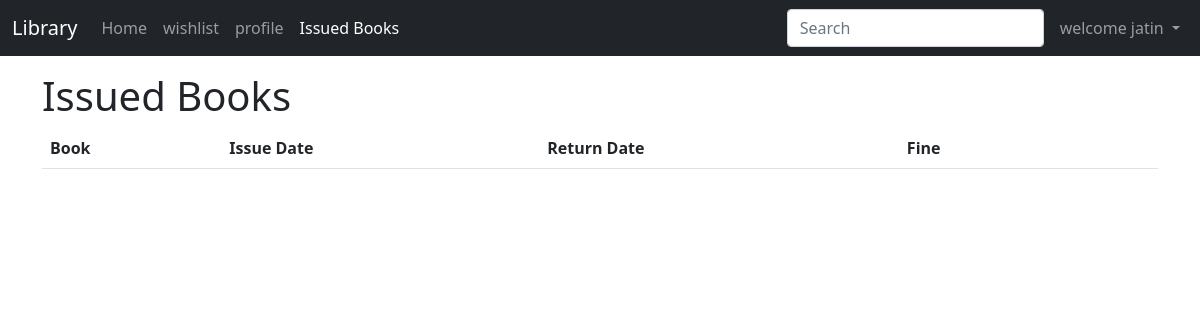
The page /student/issued/ (signed in) on the database as committed earlier.
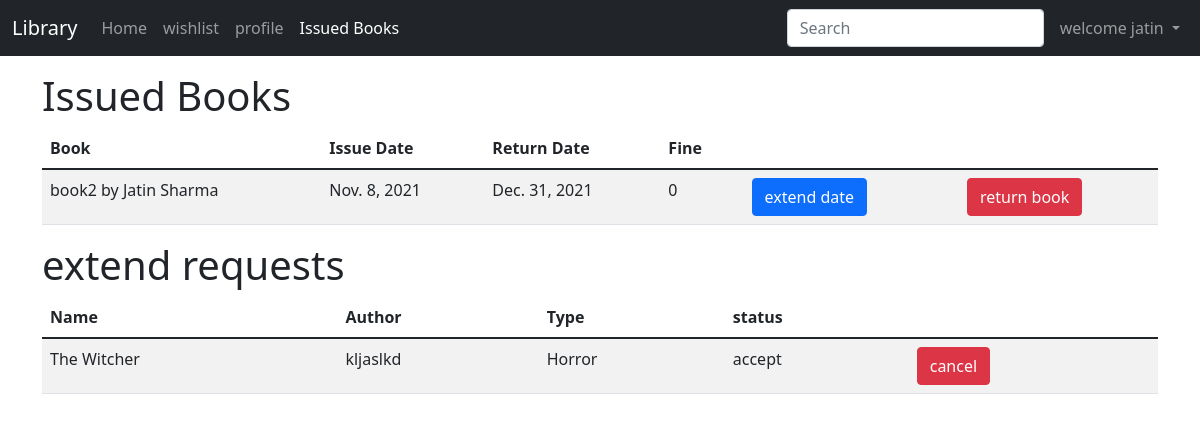
The same page on the database as committed later.
### teacher/models.py (models this page shows, shortened)
class isseuBook(models.Model):
    issue_id=models.AutoField(primary_key=True)
    user=models.ForeignKey(myUser,null=True,on_delete=models.CASCADE)
    book=models.ForeignKey(BOOK,null=True,on_delete=models.CASCADE)
    issue_date=models.DateField()
    return_date=models.DateField()
    def calculate_fine(self):
        fine=0
        if date.today() > self.return_date:
            fine=date.today() - self.return_date
            fine=str(fine).split(',')[0]
            fine=str(fine).split(' ')[0]
        return fine

### home/models.py (models this page shows)
class BOOK(models.Model):
    book_id=models.AutoField(primary_key=True)
    name=models.CharField(max_length=50)
    author=models.CharField(max_length=50)
    genre=models.CharField(max_length=50)
    genres = [
        ('Drama', 'Drama'),
        ('Fantasy', 'Fantasy'),
        ('Fiction', 'Fiction'),
        ('Horror', 'Horror'),
        ('Mythology', 'Mythology'),
        ('Mystery','Mystery'),
        ('Science Fiction','Science Fiction')
    ]
    genre = models.CharField(
        max_length=15,
        choices=genres,
        default='Drama',
    )
    statusValue=[
        ('available','available'),
        ('not available','not available')
    ]
    status=models.CharField(max_length=13,choices=statusValue,default='available')
    def __str__(self):
        return self.name + " by " + self.author

### student/models.py (models this page shows, shortened)
class bookRequest(models.Model):
    request_id=models.AutoField(primary_key=True)
    user=models.ForeignKey(myUser,null=True,on_delete=models.CASCADE)
    book=models.ForeignKey(BOOK,null=True,on_delete=models.CASCADE)
    types=[
        ('issue','issue'),
        ('extend','extend')
    ]
    type=models.CharField(max_length=6,choices=types,default='issue')
    responses=[
        ('accept','accept'),
        ('pending','pending'),
        ('decline','decline')
    ]
    response=models.CharField(max_length=7,choices=responses,default='pending')
    issue_id=models.CharField(max_length=100, default='')

### student/views.py (the view)
# urls.py: path('issued/',views.issued,name='issued'),
@login_required
def issued(request):
    if request.user.userType!='student':
        return redirect('/')
    iBooks=isseuBook.objects.filter(user=request.user)
    book_requests=bookRequest.objects.filter(user=request.user)
    param={'iBooks':iBooks,'book_requests':book_requests}
    return render(request,'student/issued_books.html',param)

### templates/student/issued_books.html (shortened to what this page needs)
{% extends 'student/base1.html' %}
{% block issuedActive %}active{% endblock issuedActive %}
{% block body %}
<div class="container">
    <div id="table" class="my-3">
        <h1>Issued Books</h1>
        <table class="table table-striped table-hover">
            <thead>
                <tr>
                    <th scope="col">Book</th>
                    <th scope="col">Issue Date</th>
                    <th scope="col">Return Date</th>
                    <th scope="col">Fine</th>
                    <th scope="col"></th>
                    <th scope="col"></th>
                </tr>
            </thead>
            <tbody id='tableBody'>
                {% for book in iBooks %}
                <tr>
                    <td>{{book.book}}</td>
                    <td>{{book.issue_date}}</td>
                    <td>{{book.return_date}}</td>
                    <td>{{book.calculate_fine}}</td>
                    <td>
                        <form action="extendDate/" method="post">
                            <button type="submit" class="btn btn-primary mx-2">extend date</button>
                        </form>
                    </td>
                    <td>
                        <form action="returnBook/" method="post">
                            <button type="submit" class="btn btn-danger">return book</button>
                        </form>
                    </td>
                </tr>
                {% endfor %}
            </tbody>
        </table>
    </div>
</div>
{% if book_requests|length > 0  %}
<div class="container">
    <div id="table" class="my-3">
        <h1>extend requests</h1>
        <table class="table table-striped table-hover">
            <thead>
                <tr>
                    <th scope="col">Name</th>
                    <th scope="col">Author</th>
                    <th scope="col">Type</th>
                    <th scope="col">status</th>
                    <th scope="col"></th>
                </tr>
            </thead>
            <tbody>
                {% for req in book_requests %}
                {% if req.type == 'extend' %}
                <tr>
                    <td>{{req.book.name}}</td>
                    <td>{{req.book.author}}</td>
                    <td>{{req.book.genre}}</td>
                    <td>{{req.response}}</td>
                    <td><form method="post" action="student/wishlist/deleteRequest/">
                    <button type="submit" class="btn btn-danger">cancel</button>
                    </form></td>
                    </tr>
                {% endif %}
                {% endfor %}
            </tbody>
        </table>
    </div>
</div>
{% endif %}
{% endblock body %}

Rows that differ between the two databases and show on the page:
added isseuBook: book "book2 by Jatin Sharma", issue_date "Nov. 8, 2021", return_date "Dec. 31, 2021", calculate_fine "0"
added bookRequest: book.name "The Witcher", book.author "kljaslkd", book.genre "Horror", response "accept"
Other text that changed with them:
text now shown: "extend requests Name Author Type status"
